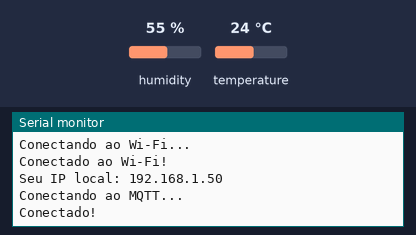
Recording of a sketch running on a simulated ESP32. On the bench: the last lines printed to the serial monitor. Inputs (shaded band) come from the test bench; at power-on: humidity 55 %, temperature 24 °C. WiFi joins after 1.5 s; servers stay silent unless stated; the local clock reads 2024-03-15 10:24:30 at power-on unless the sketch sets it; random numbers use the default seed unless the sketch sets one; no MQTT or app messages arrive unless stated.

Above: at 3.2 s.
3.3 s: humidity set to 22 %
At 5.6 s:
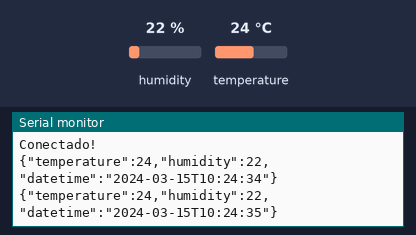
6.5 s: temperature set to 12 °C
At 7.9 s:
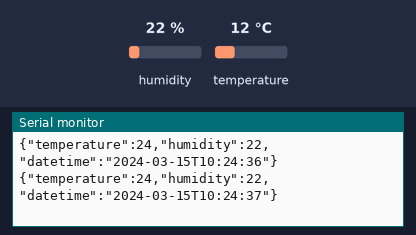
9.5 s: humidity set to 40 %
At 11.8 s:
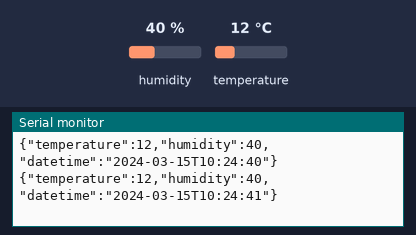

Measured:
- after the input at 3.3 s, the serial monitor: prints a new line after 0.78 s (image 1)
- after the input at 9.5 s, the serial monitor: prints a new line after 0.65 s (image 3)

The sketch:

arduino.ino
```cpp
#include <DHT.h>
#include "src/sensor/Sensor.hpp"
#include "src/wifi-esp/WifiEsp.hpp"
#include "src/mqtt/Mqtt.hpp"

#define DHT_PIN 15
#define DHT_TYPE DHT11
#define LCD_PIN 17

char* ssid = "MultilaserPRO_ZTE_2.4G_TDEDEd";
char* password = "PSRMFKfR";
char* mqttHost = "192.168.1.4"; // Change to your MQTT broker address
uint16_t mqttPort = 1883;
char* mqttUsername = "";
char* mqttPassword = "";

char* topic = "sensor";

DHT dht(DHT_PIN, DHT_TYPE);
Sensor sensor(dht);
WifiEsp wifiEsp(ssid, password);
WiFiClient wifiClient;
PubSubClient mqttClient(wifiClient);
Mqtt mqtt (mqttClient, mqttHost, mqttPort);

void setup()
{
  Serial.begin(115200);
  dht.begin();
  wifiEsp.begin();
  mqtt.setServer();
  sensor.begin();
}

void loop()
{
  delay(1000);
  if (!mqtt.isConnected()) {
    mqtt.connect();
  } else {
    sensor.setHumidity();
    sensor.setTemperature();
    sensor.setTimeInfo();
    Serial.println(sensor.toJSON());
    mqtt.publish(topic, sensor.toJSON());
  }
  mqttClient.loop();
}
```

Mqtt.cpp
```cpp
#include "Mqtt.hpp"
#include <WiFi.h>

// WiFiClient wifiClient;
// PubSubClient mqttClient(wifiClient);

Mqtt::Mqtt(PubSubClient &f, char* mqttHost, uint16_t mqttPort): mqttClient(f) {
  this->mqttHost = mqttHost;
  this->mqttPort = mqttPort;
}

Mqtt::Mqtt(PubSubClient &f, char* mqttHost, uint16_t mqttPort, char* mqttUsername, char* mqttPassword): mqttClient(f) {
  this->mqttHost = mqttHost;
  this->mqttPort = mqttPort;
  this->mqttUsername = mqttUsername;
  this->mqttPassword = mqttPassword;
}

void Mqtt::setServer() {
  mqttClient.setServer(this->mqttHost, this->mqttPort);
}

void Mqtt::connect() {
  Serial.println("Conectando ao MQTT...");
  String clientId = "ESP32-client-";
  clientId += String(random(0xffff), HEX);
  if (this->mqttClient.connect(clientId.c_str())) {
    Serial.println("Conectado!");
  } else {
    Serial.println("falhou, rc=");
    Serial.print(this->mqttClient.state());
  }
}

bool Mqtt::isConnected() {
  if (this->mqttClient.connected()) {
    return true;
  }

  return false;
}

void Mqtt::loop () {
  this->mqttClient.loop();
}

void Mqtt::publish(char* topic, char* payload) {
  if (this->isConnected()) {
    this->mqttClient.publish(topic, payload);
  } else {
    Serial.print("Falha ao publicar no tópico: ");
    Serial.println(topic);
  }
}
```

Mqtt.hpp
```cpp
#include "ArduinoJson.h"
#include <PubSubClient.h>

#ifndef mqtt_file
#define mqtt_file

class Mqtt {
  public:
    Mqtt(PubSubClient &mqttClient, char* mqttHost, uint16_t port);
    Mqtt(PubSubClient &mqttClient, char* mqttHost, uint16_t port, char* mqttUsername, char* mqttPassword);

    void setServer();
    void connect();
    bool isConnected();
    void publish(char* topic, char* payload);
    void loop();

  private:
    char* mqttHost;
    uint16_t mqttPort;
    char* mqttUsername;
    char* mqttPassword;
    PubSubClient &mqttClient;
};
#endif
```

Sensor.cpp
```cpp
#include "Sensor.hpp"

Sensor::Sensor(DHT &f) : dht(f) {
}

void Sensor::setHumidity() {
  this->humidity = dht.readHumidity();
}

void Sensor::setTemperature() {
  this->temperature = dht.readTemperature();
}

void Sensor::begin() {
  configTime(3600, 3600, "pool.ntp.org");
}

void Sensor::setTimeInfo() {
  if(!getLocalTime(&this->timeInfo)){
    Serial.println("Falha ao obter hora");
  }
}

tm Sensor::getTimeInfo() {
  return this->timeInfo;
}

bool Sensor::isHighHumidity() {
  if (this->getHumidity() > 70.00) {
    return true;
  }

  return false;
}

bool Sensor::isNormalHumidity() {
  if (this->getHumidity() >= 30.00 && this->getHumidity() <= 70.00) {
    return true;
  }

  return false;
}

bool Sensor::isLowHumidity()
{
  if (this->getHumidity() < 30.00)
  {
    return true;
  }

  return false;
}

bool Sensor::isHighTemperature()
{
  if (this->getTemperature() > 30.00)
  {
    return true;
  }

  return false;
}

bool Sensor::isNormalTemperature()
{
  if (this->getTemperature() >= 18.00 && this->getTemperature() <= 30.00)
  {
    return true;
  }

  return false;
}

bool Sensor::isLowTemperature()
{
  if (this->getTemperature() < 18.00)
  {
    return true;
  }

  return false;
}

float Sensor::getTemperature()
{
  return this->temperature;
}

float Sensor::getHumidity()
{
  return this->humidity;
}

char* Sensor::toJSON() {
  StaticJsonDocument<200> doc;
  char timeStringBuff[50]; //50 chars should be enough
  strftime(timeStringBuff, sizeof(timeStringBuff), "%Y-%m-%dT%H:%M:%S", &this->timeInfo);

  doc["temperature"] = this->getTemperature();
  doc["humidity"] = this->getHumidity();
  doc["datetime"] = timeStringBuff;

  serializeJson(doc, this->jsonBuffer);
  return this->jsonBuffer;
}
```

Sensor.hpp
```cpp
#include <DHT.h>
#include "ArduinoJson.h"

#ifndef sensor_file
#define sensor_file

class Sensor {
  public:
    Sensor(DHT &dht);
    void setTemperature();
    void setHumidity();
    void setTimeInfo();
    void begin();
    tm getTimeInfo();
    bool isHighHumidity();
    bool isNormalHumidity();
    bool isLowHumidity();
    bool isHighTemperature();
    bool isNormalTemperature();
    bool isLowTemperature();
    float getTemperature();
    float getHumidity();
    char* toJSON();

  private:
    struct tm timeInfo;
    float temperature = 0.0;
    float humidity = 0.0;
    char jsonBuffer[512];
    DHT &dht;
};
#endif
```

WifiEsp.cpp
```cpp
#include "WifiEsp.hpp"

WifiEsp::WifiEsp(char* ssid, char* password) {
  this->ssid = ssid;
  this->password = password;
};

void WifiEsp::begin() {
  WiFi.begin(this->ssid, this->password);

  while (!this->isConnected()) {
    delay(1000);
    Serial.println("Conectando ao Wi-Fi...");
  }

  Serial.println("Conectado ao Wi-Fi!");
  Serial.print("Seu IP local: ");
  Serial.println(WiFi.localIP());
};


bool WifiEsp::isConnected() {
  if (WiFi.status() == WL_CONNECTED) {
    return true;
  }

  return false;
};

WiFiClient WifiEsp::instance() {
  WiFiClient wiFiClient;
  return wiFiClient;
}
```

WifiEsp.hpp
```cpp
#include <WiFi.h>

#ifndef wifi_file
#define wifi_file

class WifiEsp {
  public:
    WifiEsp(char* ssid, char* password);
    void begin();
    bool isConnected();
    WiFiClient instance();

  private:
    char* ssid;
    char* password;
};
#endif
```
